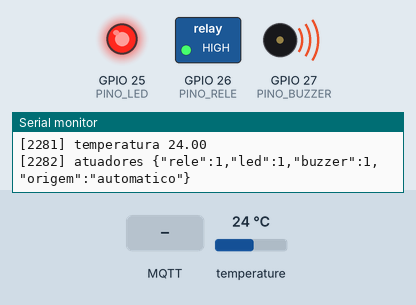
Simulated run of this sketch. Board: ESP32. Shown: switched loads named in the sketch (green lamp = pin HIGH), output pins drawn as LEDs (lit = HIGH), buzzer (waves = sounding), the last lines printed to the serial monitor. Inputs (shaded band) come from the test bench; at power-on: temperature 24 °C. WiFi joins after 1.5 s; servers stay silent unless stated; random numbers use the default seed unless the sketch sets one; no MQTT or app messages arrive unless stated.

Above: at 2.7 s.
2.8 s: temperature set to 7.9 °C
9.2 s: temperature set to 7.1 °C
At 14.9 s:
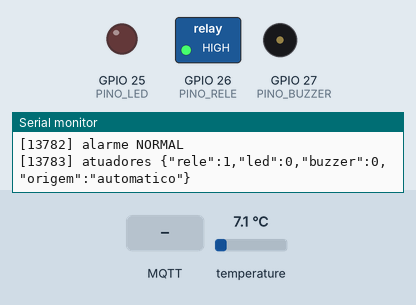
15.2 s: MQTT message "TESTE_BUZZER" arrives on the first subscribed topic
At 15.45 s:
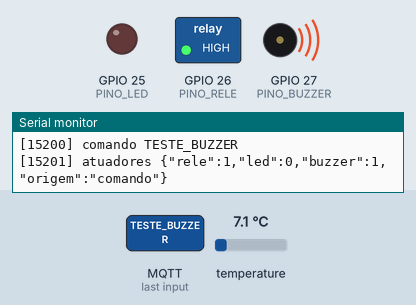
19.2 s: temperature set to 6.3 °C
20.7 s: temperature set to 5.7 °C
At 26.3 s:
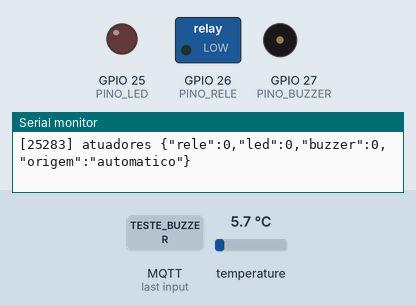
26.7 s: MQTT message "TESTE_LED" arrives on the first subscribed topic
At 28.1 s:
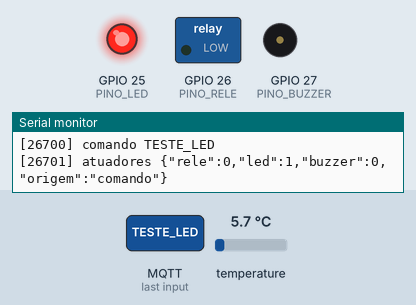
Timing chart, 0 to 31.2 s (numbered marks = the images above; inputs shaded):
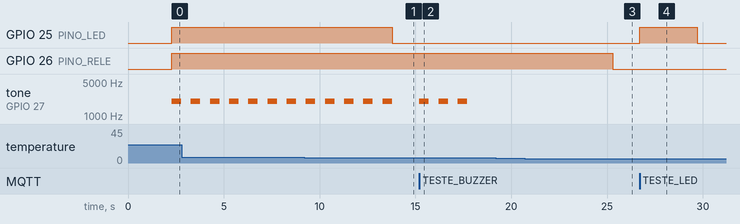

The sketch:

sketch.ino
```cpp
/*
 * Monitoramento de temperatura da geladeira de vacinas com ESP32 e MQTT.
 *
 * Sensor:    DS18B20 (1-Wire) na GPIO 4
 * Atuadores: relé (refrigeração) na GPIO 26, LED na GPIO 25, buzzer na GPIO 27
 * Rede:      Wi-Fi + MQTT (broker.hivemq.com:1883)
 *
 * Tópicos (prefixo rededefrio/geladeira01):
 *   temperatura  publica  leitura em °C a cada 30 s
 *   alarme       publica  NORMAL, ALTA ou BAIXA (retida)
 *   status       publica  online; offline pelo Last Will (retida)
 *   atuadores    publica  estado de relé, LED e buzzer a cada mudança
 *   latencia     publica  tempo entre a leitura do sensor e o retorno da
 *                         mensagem pelo broker, em ms
 *   comando      assina   TESTE_RELE, TESTE_LED, TESTE_BUZZER, SILENCIAR
 */

#include <WiFi.h>
#include <PubSubClient.h>
#include <OneWire.h>
#include <DallasTemperature.h>

// ---------------------------------------------------------------- rede
const char *WIFI_SSID = "Wokwi-GUEST";
const char *WIFI_SENHA = "";
const char *BROKER = "broker.hivemq.com";
const uint16_t BROKER_PORTA = 1883;

#define BASE "rededefrio/geladeira01"
const char *T_TEMPERATURA = BASE "/temperatura";
const char *T_ALARME = BASE "/alarme";
const char *T_STATUS = BASE "/status";
const char *T_ATUADORES = BASE "/atuadores";
const char *T_LATENCIA = BASE "/latencia";
const char *T_COMANDO = BASE "/comando";

// ---------------------------------------------------------------- pinos
const uint8_t PINO_SENSOR = 4;
const uint8_t PINO_LED = 25;
const uint8_t PINO_RELE = 26;
const uint8_t PINO_BUZZER = 27;

// ------------------------------------------------------- regras de negócio
const float TEMP_MIN = 2.0;        // limite inferior da rede de frio (°C)
const float TEMP_MAX = 8.0;        // limite superior da rede de frio (°C)
const float HISTERESE = 0.5;       // margem para encerrar o alarme (°C)
const float TEMP_DESLIGA_RELE = 6.0;

const unsigned long INTERVALO_LEITURA = 5000;      // ms
const unsigned long TEMPO_CONVERSAO = 750;         // ms, DS18B20 em 12 bits
const unsigned long INTERVALO_PUBLICACAO = 30000;  // ms
const unsigned long INTERVALO_RECONEXAO = 5000;    // ms
const uint16_t KEEPALIVE = 90;                     // s, folga para o simulador
const unsigned long DURACAO_TESTE = 3000;          // ms
const unsigned long MEIO_PERIODO_BUZZER = 500;     // ms
const unsigned int FREQ_BUZZER = 2000;             // Hz

enum Alarme { NORMAL, ALTA, BAIXA };
const char *NOME_ALARME[] = {"NORMAL", "ALTA", "BAIXA"};

// ---------------------------------------------------------------- estado
WiFiClient wifi;
PubSubClient mqtt(wifi);
OneWire barramento(PINO_SENSOR);
DallasTemperature sensor(&barramento);

Alarme alarme = NORMAL;
bool refrigeracao = false;   // decisão automática para o relé
bool silenciado = false;     // comando SILENCIAR durante um alarme
float ultimaTemperatura = NAN;

// teste remoto dos atuadores (0 = sem teste em andamento)
unsigned long fimTesteRele = 0, fimTesteLed = 0, fimTesteBuzzer = 0;

// estado físico dos atuadores, para publicar só quando muda
bool estadoRele = false, estadoLed = false, estadoBuzzer = false;

unsigned long ultimaLeitura = 0, inicioConversao = 0, ultimaPublicacao = 0;
unsigned long ultimaTentativaMqtt = 0, ultimaTrocaBuzzer = 0;
bool convertendo = false, somLigado = false, primeiraPublicacao = true;

// medição de latência do sensor
unsigned long instanteLeitura = 0;
bool aguardandoEco = false;
unsigned int numeroMedida = 0;

// ------------------------------------------------------------- publicação
void publicarAtuadores(const char *origem) {
  char msg[96];
  snprintf(msg, sizeof(msg),
           "{\"rele\":%d,\"led\":%d,\"buzzer\":%d,\"origem\":\"%s\"}",
           estadoRele, estadoLed, estadoBuzzer, origem);
  mqtt.publish(T_ATUADORES, msg);
  Serial.printf("[%lu] atuadores %s\n", millis(), msg);
}

void publicarAlarme() {
  mqtt.publish(T_ALARME, NOME_ALARME[alarme], true);
  Serial.printf("[%lu] alarme %s\n", millis(), NOME_ALARME[alarme]);
}

void publicarTemperatura() {
  char msg[16];
  snprintf(msg, sizeof(msg), "%.2f", ultimaTemperatura);
  instanteLeitura = millis();
  aguardandoEco = mqtt.publish(T_TEMPERATURA, msg);
  Serial.printf("[%lu] temperatura %s\n", millis(), msg);
}

// --------------------------------------------------------------- atuadores
// Aplica nas GPIOs a combinação de decisão automática e teste remoto.
// Devolve true se algum atuador mudou de estado.
bool aplicarAtuadores() {
  unsigned long agora = millis();
  bool emAlarme = alarme != NORMAL;

  bool rele = refrigeracao || agora < fimTesteRele;
  bool led = emAlarme || agora < fimTesteLed;
  bool buzzer = (emAlarme && !silenciado) || agora < fimTesteBuzzer;

  bool mudou = rele != estadoRele || led != estadoLed || buzzer != estadoBuzzer;
  estadoRele = rele;
  estadoLed = led;
  estadoBuzzer = buzzer;

  digitalWrite(PINO_RELE, rele ? HIGH : LOW);
  digitalWrite(PINO_LED, led ? HIGH : LOW);

  // buzzer intermitente: meio segundo com som, meio segundo em silêncio
  if (!buzzer) {
    if (somLigado) {
      noTone(PINO_BUZZER);
      somLigado = false;
    }
  } else if (mudou || agora - ultimaTrocaBuzzer >= MEIO_PERIODO_BUZZER) {
    ultimaTrocaBuzzer = agora;
    somLigado = mudou ? true : !somLigado;
    if (somLigado) tone(PINO_BUZZER, FREQ_BUZZER);
    else noTone(PINO_BUZZER);
  }
  return mudou;
}

// ------------------------------------------------------ regra de temperatura
void avaliar(float t) {
  Alarme anterior = alarme;

  // alarme com histerese de 0,5 °C para encerrar
  if (t > TEMP_MAX) alarme = ALTA;
  else if (t < TEMP_MIN) alarme = BAIXA;
  else if (alarme == ALTA && t < TEMP_MAX - HISTERESE) alarme = NORMAL;
  else if (alarme == BAIXA && t > TEMP_MIN + HISTERESE) alarme = NORMAL;

  // refrigeração: liga acima de 8 °C, desliga em 6 °C, nunca abaixo de 2 °C
  if (t > TEMP_MAX) refrigeracao = true;
  else if (t <= TEMP_DESLIGA_RELE) refrigeracao = false;

  if (alarme != anterior) {
    if (alarme == NORMAL) silenciado = false;
    publicarAlarme();
  }
}

// ---------------------------------------------------------------- comandos
void aoReceber(char *topico, byte *dados, unsigned int tamanho) {
  // eco da própria publicação de temperatura: mede a latência do sensor
  if (strcmp(topico, T_TEMPERATURA) == 0) {
    if (!aguardandoEco) return;
    aguardandoEco = false;
    unsigned long dt = millis() - instanteLeitura;
    char msg[72];
    snprintf(msg, sizeof(msg), "{\"n\":%u,\"sensor_ms\":%lu,\"millis\":%lu}",
             ++numeroMedida, dt, millis());
    mqtt.publish(T_LATENCIA, msg);
    Serial.printf("[%lu] latencia %s\n", millis(), msg);
    return;
  }

  char comando[24];
  unsigned int n = min(tamanho, (unsigned int)sizeof(comando) - 1);
  memcpy(comando, dados, n);
  comando[n] = '\0';
  Serial.printf("[%lu] comando %s\n", millis(), comando);

  unsigned long fim = millis() + DURACAO_TESTE;
  if (strcmp(comando, "TESTE_RELE") == 0) fimTesteRele = fim;
  else if (strcmp(comando, "TESTE_LED") == 0) fimTesteLed = fim;
  else if (strcmp(comando, "TESTE_BUZZER") == 0) fimTesteBuzzer = fim;
  else if (strcmp(comando, "SILENCIAR") == 0) silenciado = true;
  else return;

  // aciona e confirma na hora, sem esperar a próxima volta do laço
  if (aplicarAtuadores()) publicarAtuadores("comando");
}

// ----------------------------------------------------------------- conexão
void conectarMqtt() {
  if (mqtt.connected() || WiFi.status() != WL_CONNECTED) return;
  if (ultimaTentativaMqtt != 0 && millis() - ultimaTentativaMqtt < INTERVALO_RECONEXAO) return;
  ultimaTentativaMqtt = millis();

  String id = "rededefrio-" + String((uint32_t)ESP.getEfuseMac(), HEX) + "-" + String(random(0xffff), HEX);
  Serial.printf("[%lu] conectando ao broker como %s\n", millis(), id.c_str());

  // Last Will: o broker publica "offline" se o ESP32 sumir sem avisar
  if (mqtt.connect(id.c_str(), T_STATUS, 1, true, "offline")) {
    mqtt.publish(T_STATUS, "online", true);
    mqtt.subscribe(T_COMANDO, 1);
    mqtt.subscribe(T_TEMPERATURA);
    publicarAlarme();
    publicarAtuadores("conexao");
    Serial.printf("[%lu] broker conectado\n", millis());
  } else {
    Serial.printf("[%lu] falha no broker, rc=%d\n", millis(), mqtt.state());
  }
}

// ------------------------------------------------------------------- setup
void setup() {
  Serial.begin(115200);

  pinMode(PINO_RELE, OUTPUT);
  pinMode(PINO_LED, OUTPUT);
  pinMode(PINO_BUZZER, OUTPUT);
  digitalWrite(PINO_RELE, LOW);
  digitalWrite(PINO_LED, LOW);
  digitalWrite(PINO_BUZZER, LOW);

  sensor.begin();
  sensor.setResolution(12);
  sensor.setWaitForConversion(false);  // a espera de 750 ms é feita no laço

  WiFi.mode(WIFI_STA);
  WiFi.begin(WIFI_SSID, WIFI_SENHA, 6);
  Serial.print("conectando ao Wi-Fi");
  while (WiFi.status() != WL_CONNECTED) {
    delay(250);
    Serial.print(".");
  }
  Serial.printf("\nWi-Fi conectado, IP %s\n", WiFi.localIP().toString().c_str());

  mqtt.setServer(BROKER, BROKER_PORTA);
  mqtt.setCallback(aoReceber);
  mqtt.setKeepAlive(KEEPALIVE);
}

// -------------------------------------------------------------------- loop
void loop() {
  unsigned long agora = millis();

  conectarMqtt();
  mqtt.loop();

  // 1. pede a conversão ao DS18B20 a cada 5 s
  if (!convertendo && (ultimaLeitura == 0 || agora - ultimaLeitura >= INTERVALO_LEITURA)) {
    sensor.requestTemperatures();
    inicioConversao = agora;
    convertendo = true;
  }

  // 2. depois de 750 ms, lê o resultado e aplica a regra
  if (convertendo && agora - inicioConversao >= TEMPO_CONVERSAO) {
    convertendo = false;
    ultimaLeitura = agora;
    float t = sensor.getTempCByIndex(0);

    if (t == DEVICE_DISCONNECTED_C) {
      Serial.printf("[%lu] leitura invalida, descartada\n", agora);
    } else {
      ultimaTemperatura = t;
      avaliar(t);

      // 3. publica a leitura a cada 30 s, junto com o estado do alarme
      if (mqtt.connected() && (primeiraPublicacao || agora - ultimaPublicacao >= INTERVALO_PUBLICACAO)) {
        primeiraPublicacao = false;
        ultimaPublicacao = agora;
        publicarTemperatura();
        mqtt.publish(T_ALARME, NOME_ALARME[alarme], true);
      }
    }
  }

  // 4. atualiza relé, LED e buzzer; confirma no broker quando algo muda
  if (aplicarAtuadores()) publicarAtuadores("automatico");
}
```

Measured:
- the behaviour switches between 7.5 and 7.4 °C on temperature (found by bisection; images 0 and 1)
- the behaviour switches between 6.1 and 6 °C on temperature (found by bisection; images 2 and 3)
- after the input at 9.2 s, GPIO 25 (PINO_LED): HIGH → LOW after 4.6 s
- after the input at 15.2 s, tone on GPIO 27 (PINO_BUZZER): alternates 2000 Hz for 0.50 s and silent for 0.50 s, 6 changes in all, then stays silent, starting at once
- after the input at 19.2 s, every drawn part: stays the same
- after the input at 20.7 s, GPIO 26 (PINO_RELE): HIGH → LOW after 4.6 s
- after the input at 26.7 s, GPIO 25 (PINO_LED): LOW → HIGH at once, → LOW 3.0 s later
- by itself, tone on GPIO 27 (PINO_BUZZER): alternates 2000 Hz for 0.50 s and silent for 0.50 s
